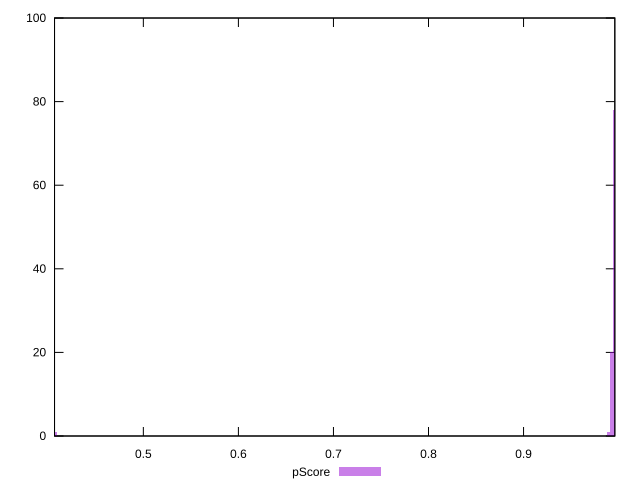

The script that saved this image:
reset

$pScore <<EOF
0.40791458147776155 1
0.9927921063907286 20
0.9957914783133591 78
0.9897927344680979 1
EOF

set key outside below
set boxwidth 0.0029993719226305998
set xrange [0.40656292555818213:0.9960160674827407]
set yrange [0:100]
set trange [0:100]
set style fill transparent solid 0.5 noborder
set terminal svg size 640, 490 enhanced background rgb 'white'
set output "report_00019_2021-02-10T18-14-37.922Z//speed-index/samples/pages+cached+noadtech/pScore/histogram.svg"

plot $pScore title "pScore" with boxes

reset
